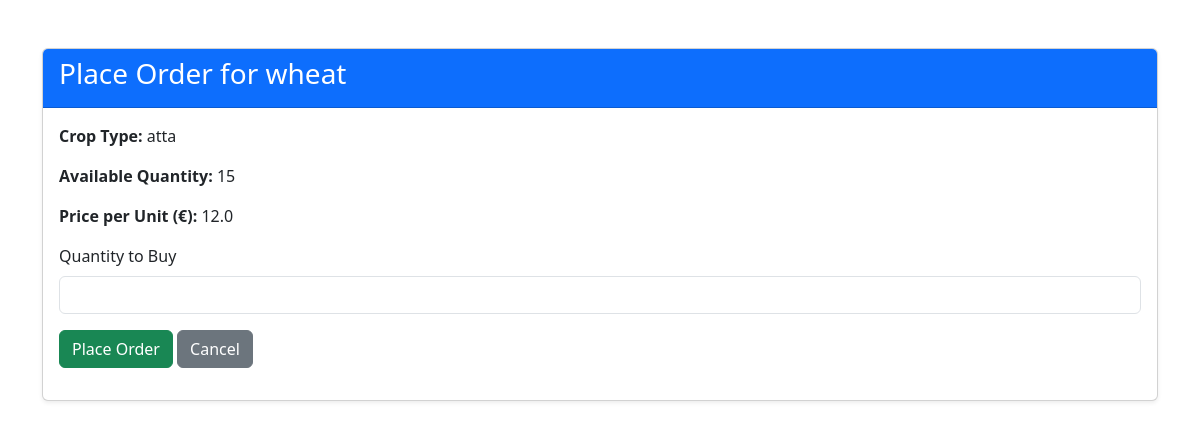
The app's page /place_order/2/ (signed in) with its own data.
### main/models.py (models this page shows, shortened)
class Crop(models.Model):
    owner = models.ForeignKey(User, on_delete=models.CASCADE, null=True, blank=True)
    crop_name = models.CharField(max_length=100)
    crop_type = models.CharField(max_length=100)
    quantity = models.IntegerField()
    price_per_unit = models.FloatField()
    description = models.TextField(blank=True, null=True)
    created_at = models.DateTimeField(auto_now_add=True)
    sold = models.BooleanField(default=False)

### main/views.py (the view, shortened to what this page needs)
# urls.py: path("place_order/<int:crop_id>/", views.place_order, name="place_order"),
def place_order(request, crop_id):
    if not request.user.is_authenticated:
        return redirect('user_login')
    crop = get_object_or_404(Crop, id=crop_id)
    return render(request, "place_order.html", {"crop": crop})

### main/templates/place_order.html (shortened to what this page needs)
{% block content %}
<link href="https://cdn.jsdelivr.net/npm/bootstrap@5.3.2/dist/css/bootstrap.min.css" rel="stylesheet">
<div class="container my-5">
    <div class="card shadow-sm">
        <div class="card-header bg-primary text-white">
            <h3>Place Order for {{ crop.crop_name }}</h3>
        </div>
        <div class="card-body">
            <p><strong>Crop Type:</strong> {{ crop.crop_type }}</p>
            <p><strong>Available Quantity:</strong> {{ crop.quantity }}</p>
            <p><strong>Price per Unit (€):</strong> {{ crop.price_per_unit }}</p>
            <form method="POST">
                <div class="mb-3">
                    <label for="quantity" class="form-label">Quantity to Buy</label>
                    <input type="number" class="form-control" id="quantity" name="quantity" min="1" max="{{ crop.quantity }}" required>
                </div>
                <button type="submit" class="btn btn-success">Place Order</button>
                <a href="{% url 'dashboard' %}" class="btn btn-secondary">Cancel</a>
            </form>
        </div>
    </div>
</div>
{% endblock %}

### records on screen
Crop: crop_name "wheat", crop_type "atta", quantity "15", price_per_unit "12.0"
